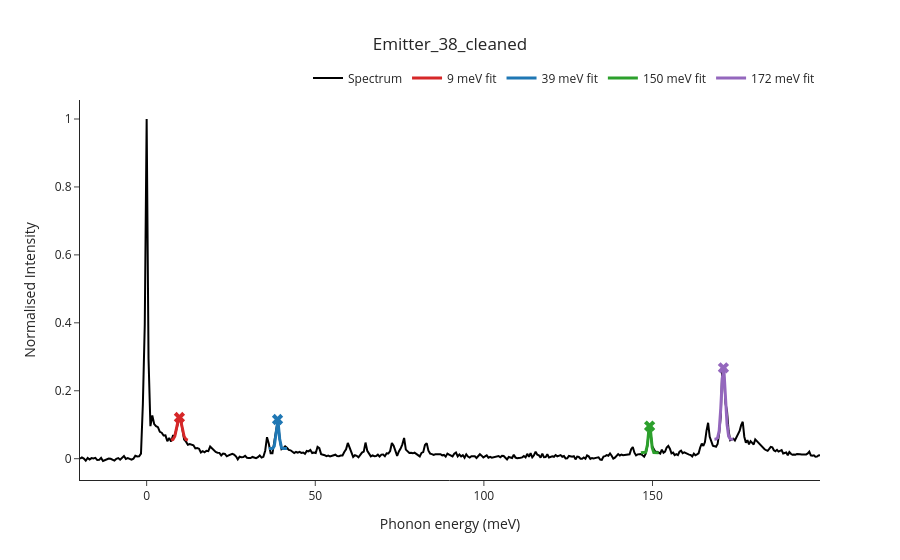

Notebook cell for this chart:
### Code cell
targets = [9, 39, 150, 172]
window = 3
sigma = 0.5

fit_results = []
print("ZPL:", zpl_wavelength)

for t in targets:
    res = peaks.fit_peak_gaussian(energy, intensity, center_guess=t, window=window, sigma_guess=sigma)
    print(f"Fitted center for target {t} meV: {res['center']:.2f} ± {res['center_err']:.2f} meV")
    fit_results.append(res)

spe_path = Path(spe_path)
base_name = spe_path.stem  # strip directory & extension
html_filename = spe_path.parent / f"{base_name}_interactive.html"
plot.plot_psb_plotly(energy, intensity, fit_results, targets, window=window, filename=html_filename) #Save interactive HTML

### Figure 1 — Plotly figure (JSON) as saved in the notebook; plotly's stock layout.template omitted (floating-point values rounded to 4 significant figures; data arrays with more than 128 entries replaced by an {"elided": "..."} marker saying what was removed)
{"data": [{"line": {"color": "black"}, "mode": "lines", "name": "Spectrum", "type": "scatter", "x": {"elided": "433 float values"}, "y": {"elided": "433 float values"}}, {"line": {"color": "#D62728", "width": 3}, "mode": "lines", "name": "9 meV fit", "type": "scatter", "x": [7.242, 7.797, 8.351, 8.905, 9.459, 10.01, 10.57, 11.12, 11.67, 12.22], "y": [0.05484, 0.05676, 0.06632, 0.09069, 0.1173, 0.116, 0.08862, 0.06526, 0.0565, 0.05481]}, {"marker": {"color": "#D62728", "size": 10, "symbol": "x"}, "mode": "markers", "showlegend": false, "type": "scatter", "x": [9.717], "y": [0.1213]}, {"line": {"color": "#1F77B4", "width": 3}, "mode": "lines", "name": "39 meV fit", "type": "scatter", "x": [36.23, 36.77, 37.31, 37.84, 38.38, 38.92, 39.46, 39.99, 40.53, 41.07, 41.6], "y": [0.02994, 0.02994, 0.03015, 0.03707, 0.0824, 0.1129, 0.05817, 0.03201, 0.02997, 0.02994, 0.02994]}, {"marker": {"color": "#1F77B4", "size": 10, "symbol": "x"}, "mode": "markers", "showlegend": false, "type": "scatter", "x": [38.81], "y": [0.1155]}, {"line": {"color": "#2CA02C", "width": 3}, "mode": "lines", "name": "150 meV fit", "type": "scatter", "x": [146.6, 147.0, 147.5, 148.0, 148.5, 149.0, 149.4, 149.9, 150.4, 150.9, 151.3, 151.8], "y": [0.01728, 0.01728, 0.01733, 0.01929, 0.04003, 0.08866, 0.07954, 0.0324, 0.01831, 0.0173, 0.01728, 0.01728]}, {"marker": {"color": "#2CA02C", "size": 10, "symbol": "x"}, "mode": "markers", "showlegend": false, "type": "scatter", "x": [149.1], "y": [0.09608]}, {"line": {"color": "#9467BD", "width": 3}, "mode": "lines", "name": "172 meV fit", "type": "scatter", "x": [168.4, 168.8, 169.3, 169.8, 170.2, 170.7, 171.2, 171.6, 172.1, 172.6, 173.0, 173.5, 174.0], "y": [0.05754, 0.05783, 0.0612, 0.08194, 0.1471, 0.2394, 0.2617, 0.1845, 0.1013, 0.06591, 0.05842, 0.05758, 0.05753]}, {"marker": {"color": "#9467BD", "size": 10, "symbol": "x"}, "mode": "markers", "showlegend": false, "type": "scatter", "x": [171.0], "y": [0.2674]}], "layout": {"legend": {"orientation": "h", "x": 1, "xanchor": "right", "y": 1.02, "yanchor": "bottom"}, "title": {"text": "Emitter_38_cleaned", "x": 0.5, "xanchor": "center"}, "xaxis": {"title": {"text": "Phonon energy (meV)"}}, "yaxis": {"title": {"text": "Normalised Intensity"}}}}
